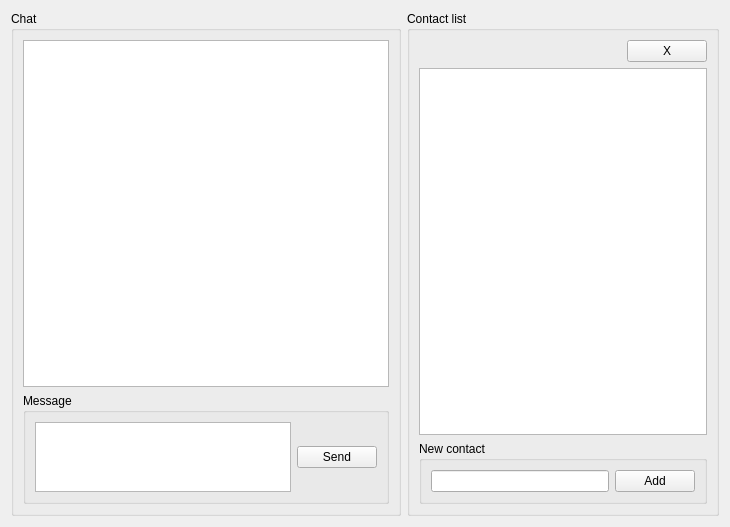
<?xml version="1.0" encoding="UTF-8"?>
<ui version="4.0">
 <class>mainWindow</class>
 <widget class="QWidget" name="mainWindow">
  <property name="geometry">
   <rect>
    <x>0</x>
    <y>0</y>
    <width>730</width>
    <height>527</height>
   </rect>
  </property>
  <property name="windowTitle">
   <string>Echo</string>
  </property>
  <layout class="QHBoxLayout" name="horizontalLayout_3">
   <item>
    <widget class="QGroupBox" name="chatGroup">
     <property name="title">
      <string>Chat</string>
     </property>
     <layout class="QVBoxLayout" name="verticalLayout_2">
      <item>
       <widget class="QListWidget" name="chatArea"/>
      </item>
      <item>
       <widget class="QGroupBox" name="messageGroup">
        <property name="title">
         <string>Message</string>
        </property>
        <layout class="QHBoxLayout" name="horizontalLayout">
         <item alignment="Qt::AlignBottom">
          <widget class="QTextEdit" name="messageInput"/>
         </item>
         <item>
          <widget class="QPushButton" name="sendButton">
           <property name="text">
            <string>Send</string>
           </property>
          </widget>
         </item>
        </layout>
       </widget>
      </item>
     </layout>
    </widget>
   </item>
   <item>
    <widget class="QGroupBox" name="contactsGroup">
     <property name="maximumSize">
      <size>
       <width>345</width>
       <height>16777215</height>
      </size>
     </property>
     <property name="title">
      <string>Contact list</string>
     </property>
     <layout class="QVBoxLayout" name="verticalLayout_3">
      <item alignment="Qt::AlignRight">
       <widget class="QPushButton" name="deleteContactButton">
        <property name="text">
         <string>X</string>
        </property>
       </widget>
      </item>
      <item>
       <widget class="QListWidget" name="contactList"/>
      </item>
      <item>
       <widget class="QGroupBox" name="newContactGroup">
        <property name="title">
         <string>New contact</string>
        </property>
        <layout class="QHBoxLayout" name="horizontalLayout_4">
         <item>
          <widget class="QLineEdit" name="newContactInput"/>
         </item>
         <item>
          <widget class="QPushButton" name="newContactButton">
           <property name="text">
            <string>Add</string>
           </property>
          </widget>
         </item>
        </layout>
       </widget>
      </item>
     </layout>
    </widget>
   </item>
  </layout>
 </widget>
 <resources/>
 <connections/>
</ui>
